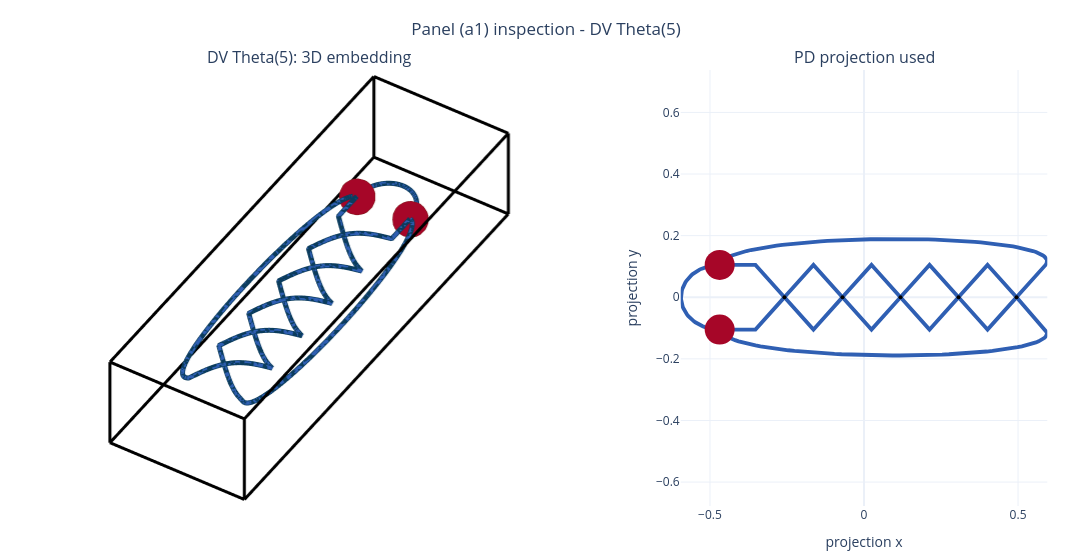
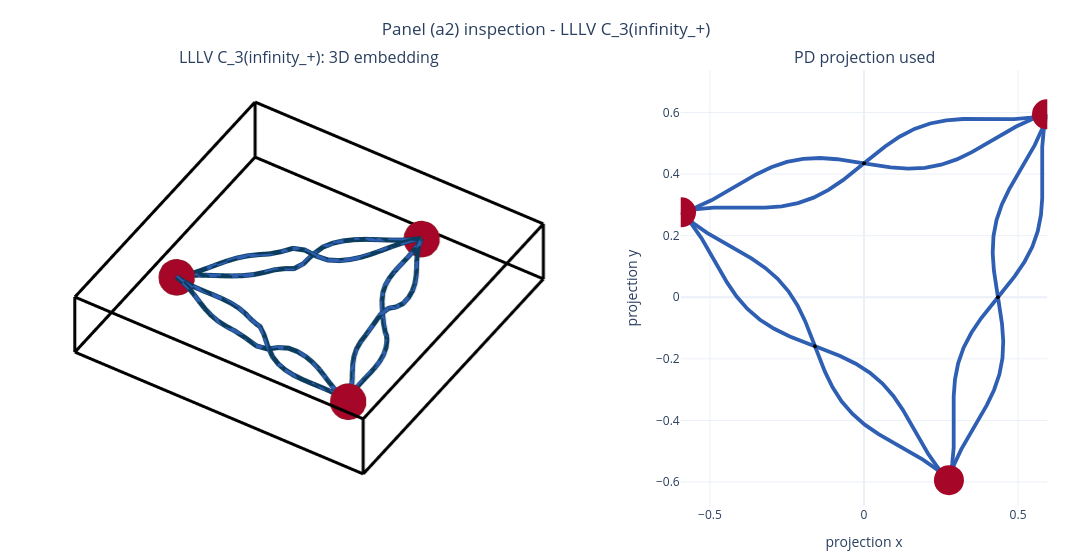
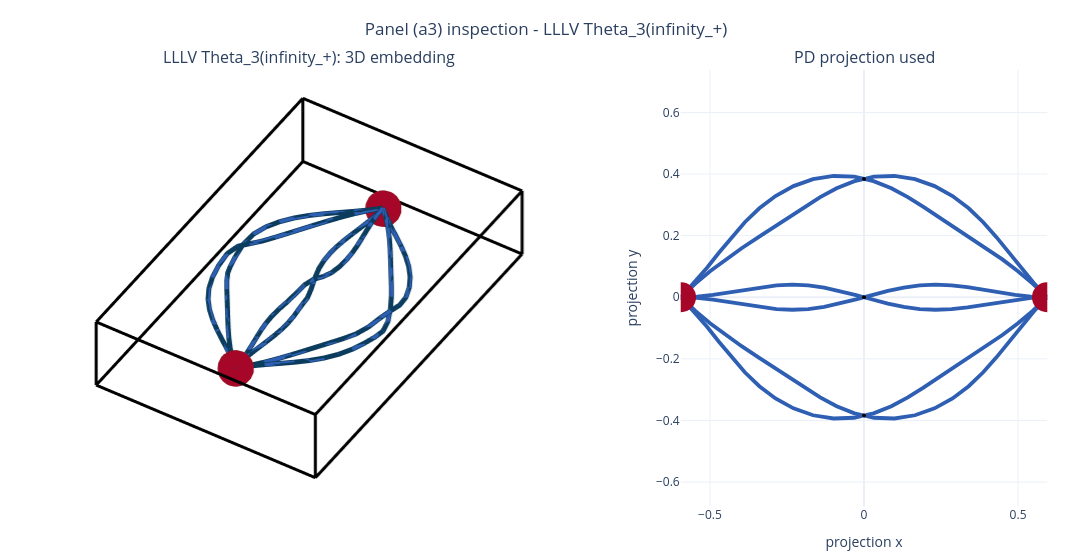

Notebook code cell kept with these figures, in order:
### Markdown cell above
### Interactive panel (a) checks

Run the next cell to inspect each selected example separately. Each figure shows the same paper-reference graph constructor used by notebook 03. The right-hand subplot is rendered from the actual `PDCode` arcs; it is therefore not a cosmetic projection.

Reference cases: DV `Theta(4)` follows the canonical Figure-6 family; LLLV `C_4(infinity_+)` and `Theta_3(infinity_+)` use the explicit `infinity_+` edge-replacement drawings from the authors' published examples.

### Code cell
def build_panel_a_interactive_figure(record: dict, panel_index: int) -> go.Figure:
    label = record["label"]

    fig = make_subplots(
        rows=1,
        cols=2,
        specs=[[{"type": "scene"}, {"type": "xy"}]],
        column_widths=[0.58, 0.42],
        horizontal_spacing=0.045,
        subplot_titles=(
            f"{label}: 3D embedding",
            "PD projection used",
        ),
    )

    has_replacements = graph_has_replacement_pieces(record["graph"])

    add_knottedgraph_traces(
        fig,
        record["display_graph"],
        row=1,
        col=1,
        show_piece_legend=has_replacements,
    )

    add_projection_traces(
        fig,
        record["processor"],
        row=1,
        col=2,
        size_scale=PANEL_A_PROJECTION_SIZE_SCALE,
    )

    projection_half_range = base_projection_half_range

    # Match the publication-panel 3D behavior exactly:
    # auto-fit the complete embedding, preserve data aspect ratio,
    # and use the fixed safe orthographic camera.
    interactive_axis_style = dict(
        visible=False,
        title="",
        autorange=True,
        showticklabels=False,
        showgrid=False,
        zeroline=False,
        showbackground=False,
        showspikes=False,
        showline=False,
        ticks="",
    )

    fig.update_layout(
        title=dict(
            text=f"Panel (a{panel_index}) inspection - {label}",
            x=0.5,
        ),
        width=PANEL_A_INTERACTIVE_WIDTH,
        height=PANEL_A_INTERACTIVE_HEIGHT,
        showlegend=False,
        template="plotly_white",
        margin=dict(l=15, r=15, t=70, b=20),
        scene=dict(
            xaxis=interactive_axis_style.copy(),
            yaxis=interactive_axis_style.copy(),
            zaxis=interactive_axis_style.copy(),
            aspectmode="data",
            camera=default_first_row_camera(),
        ),
    )

    fig.update_xaxes(
        title_text="projection x",
        range=[
            -projection_half_range,
            projection_half_range,
        ],
        constrain="domain",
        row=1,
        col=2,
    )

    fig.update_yaxes(
        title_text="projection y",
        range=[
            -projection_half_range,
            projection_half_range + SECOND_ROW_EXTRA_TOP_PADDING,
        ],
        scaleanchor="x",
        scaleratio=1,
        row=1,
        col=2,
    )

    return fig

panel_a_interactive_figures = []
for panel_index, record in enumerate(records, start=1):
    interactive_fig = build_panel_a_interactive_figure(record, panel_index)
    panel_a_interactive_figures.append(interactive_fig)
    if WRITE_PANEL_A_INTERACTIVE_HTML:
        html_path = FIGURE_DIR / f"{TOP_WORKFLOW_BASENAME}_interactive_{panel_index}_{record['spec']['key']}.html"
        interactive_fig.write_html(html_path, include_plotlyjs="cdn")
        print("Saved interactive panel (a):", html_path)
    if SHOW_PANEL_A_INTERACTIVE:
        interactive_fig.show()
